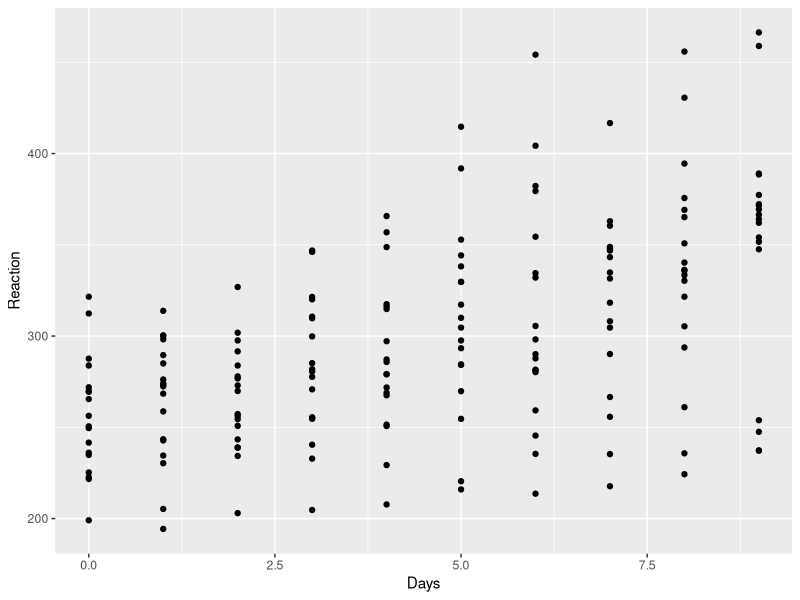
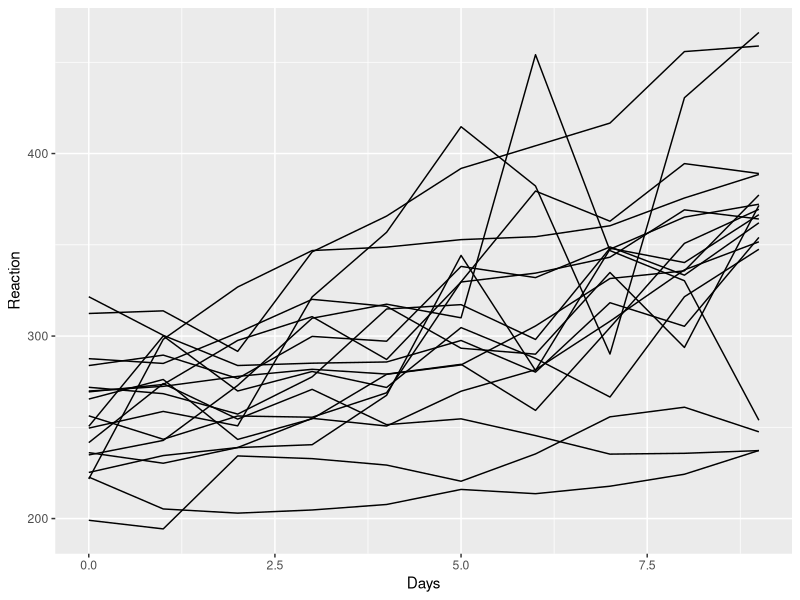
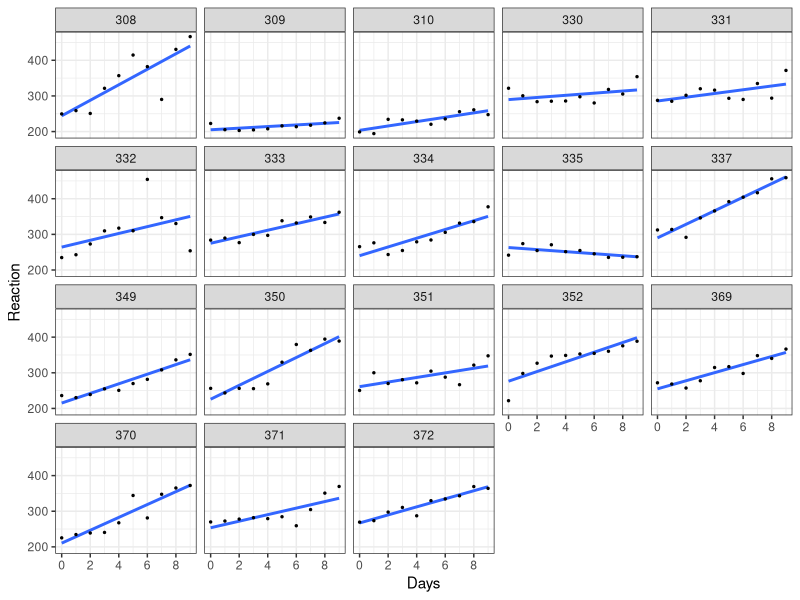

These charts were generated, in order, by the following R code:
library(tidyverse)
library(lme4)

# a first, simple, crude plot
ggplot(sleepstudy, aes(x = Days, y = Reaction)) + 
  geom_point()

# a plot with lines
ggplot(sleepstudy, aes(x = Days, y = Reaction, group = Subject)) + 
  geom_line()

# adding geom_smooth to show models
ggplot(sleepstudy, aes(x = Days, y = Reaction, group = Subject)) + 
  geom_smooth(method = 'lm', alpha = 0.25, se = FALSE) + 
  geom_point(size = .5) + 
  facet_wrap(~Subject) + 
  scale_x_continuous(breaks = c(0, 2, 4, 6, 8)) + 
  theme_bw()

# let's create some example data where we might 
# have multiple observations for each year
df <- tibble::tribble(
  ~id, ~ldl_2005, ~hdl_2005, ~ldl_2010, ~hdl_2010,
  1,    150,       155,     175,       135,
  2,    125,       135,     180,       146)

# we can pivot longer into a tidy format where 
# each observation is in one row
df <- df %>% tidyr::pivot_longer(
  cols = 2:5,
  names_to = "variable",
  values_to = "value")

# but we'd like to split the "hdl_" or "ldl_" prefixes
# away from the year part in the column called "variable"
df <- df %>% tidyr::separate(
  col = 'variable',
  into = c('type', 'year'))

# now we can pivot the hdl and ldl observations into
# their own columns
df %>% tidyr::pivot_wider(id_cols = c('id', 'year'),
                          values_from = 'value', 
                          names_from = 'type')


# attempting to do this shorter -------------------------------------------

df <- tibble::tribble(
  ~id, ~ldl_2005, ~hdl_2005, ~ldl_2010, ~hdl_2010,
  1,    150,       155,     175,       135,
  2,    125,       135,     180,       146)

# we could have pivoted longer _and_ done the 
# column separate step in one go using some obscure
# parameters from tidyr::pivot_longer, but 
# we still would have to pivot_wider again at the end. 
df %>% tidyr::pivot_longer(
  cols = 2:5,
  names_to = c('type', 'year'),
  names_sep = '_',
  values_to = 'value')
